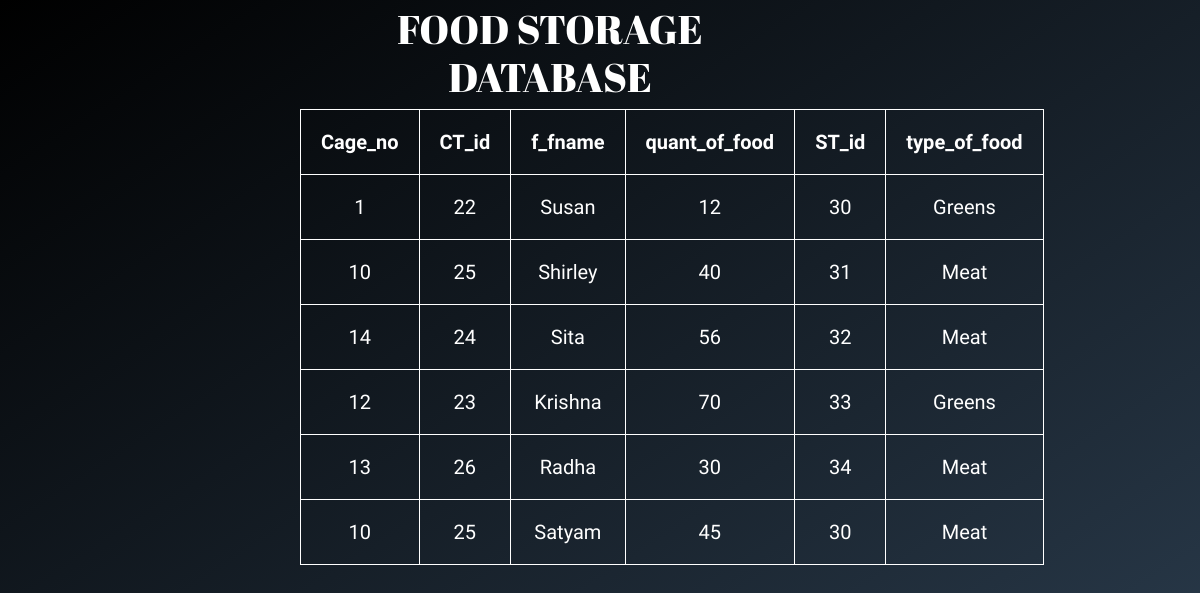
Screenshot of /nf.php with the database file from the repository.
### tables this page shows
CREATE TABLE `foodstore` (
  `cage_no` int(11) NOT NULL,
  `CT_id` int(11) NOT NULL,
  `f_fname` varchar(30) NOT NULL,
  `f_lname` varchar(30) NOT NULL,
  `quant_of_food` int(11) NOT NULL,
  `ST_id` int(11) NOT NULL,
  `type_of_food` varchar(30) NOT NULL
);

### nf.php (the view, shortened to what this page needs)
<html>
<link href="https://cdn.jsdelivr.net/npm/bootstrap@5.0.0-beta1/dist/css/bootstrap.min.css" rel="stylesheet">
<body>
  <h1> FOOD STORAGE  DATABASE </h1>
  <table>
    <tr>
      <th style="font-size: 20px">Cage_no</th>
      <th style="font-size: 20px">CT_id</th>
      <th style="font-size: 20px">f_fname</th>
      <th style="font-size: 20px">quant_of_food</th>
      <th style="font-size: 20px">ST_id</th>
      <th style="font-size: 20px">type_of_food</th>
    </tr>
<?php
$servername = "localhost";
$username = "root";
$password = "";
$dbname = "proj";
$conn = new mysqli($servername, $username, $password, $dbname);
$sql = "SELECT cage_no, CT_id, f_fname, f_lname, quant_of_food, ST_id, type_of_food FROM foodstore";
$result = $conn->query($sql);
if ($result->num_rows > 0) {
    while($row = $result->fetch_assoc()) {
        ?>
        <tr>
            <td style="font-size: 20px"><?php echo $row["cage_no"]; ?></td>
            <td style="font-size: 20px"><?php echo $row["CT_id"]; ?></td>
            <td style="font-size: 20px"><?php echo $row["f_fname"]; ?></td>
            <td style="font-size: 20px"><?php echo $row["quant_of_food"]; ?></td>
            <td style="font-size: 20px"><?php echo $row["ST_id"]; ?></td>
            <td style="font-size: 20px"><?php echo $row["type_of_food"]; ?></td>
          <?php
    }
} else {
    echo "0 results";
}
?>
</table>
</body>
</html>

### nf.php (style rules this page uses)
body { font-family: "Work Sans", sans-serif; background-repeat: no-repeat; font-size: 30px; background-size: cover; padding-left: 300px; padding-top: 5px; background-color: white; background-color: #000000; background-image: linear-gradient(147deg, #000000 0%, #2c3e50 100%); padding-bottom: 20%; }
table, th, td { border: 1px solid white; padding: 20px; text-align: center; color: white; }
table { border-spacing: 25px; }
h1 { font-family: 'Abril Fatface', cursive; font-size: 2.5rem; color: white; text-align: center; padding-right: 400px; }

### rows the page displays
foodstore: cage_no "1", CT "22", f_fname "Susan", quant_of_food "12", ST "30", type_of_food "Greens"
foodstore: cage_no "10", CT "25", f_fname "Shirley", quant_of_food "40", ST "31", type_of_food "Meat"
foodstore: cage_no "14", CT "24", f_fname "Sita", quant_of_food "56", ST "32", type_of_food "Meat"
foodstore: cage_no "12", CT "23", f_fname "Krishna", quant_of_food "70", ST "33", type_of_food "Greens"
foodstore: cage_no "13", CT "26", f_fname "Radha", quant_of_food "30", ST "34", type_of_food "Meat"
foodstore: cage_no "10", CT "25", f_fname "Satyam", quant_of_food "45", ST "30", type_of_food "Meat"
